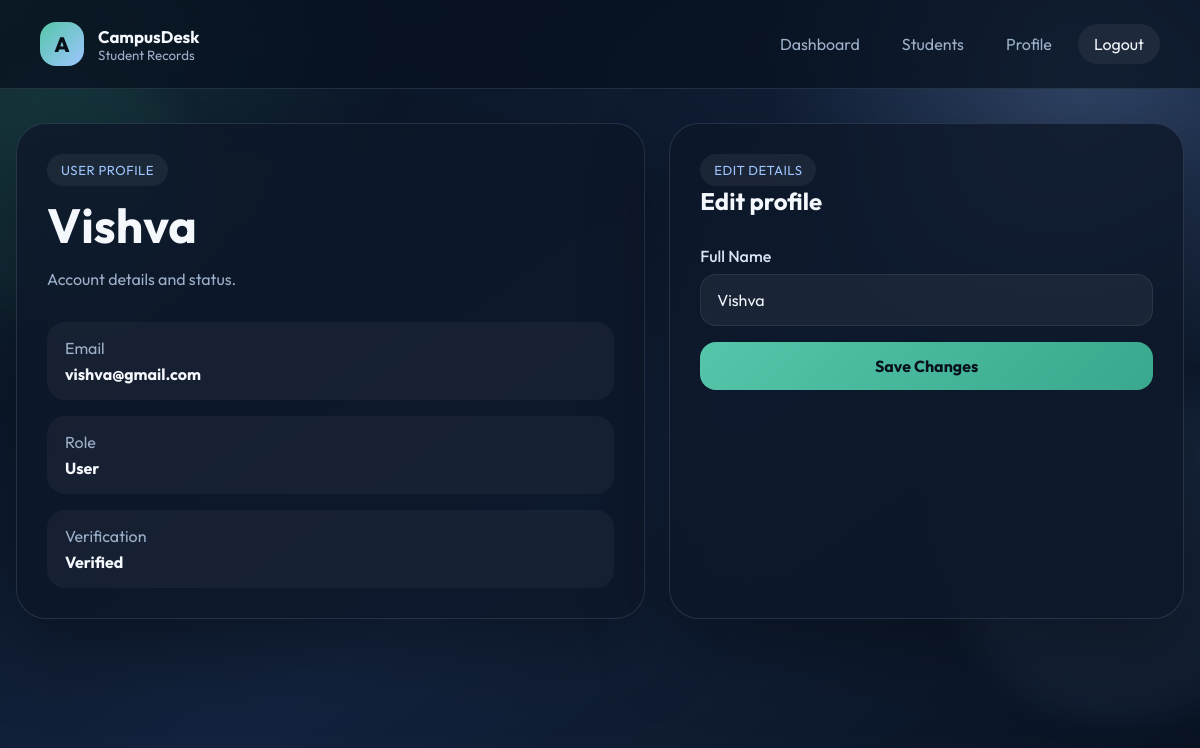
The app's page /profile (signed in) with its own data.
### tables this page shows
CREATE TABLE users (
        id INTEGER PRIMARY KEY AUTOINCREMENT,
        name TEXT,
        email TEXT UNIQUE,
        password TEXT,
        role TEXT DEFAULT 'user',
        is_verified BOOLEAN DEFAULT FALSE
    , created_at TEXT);

### app.py (the view, shortened to what this page needs)
@app.route("/profile", methods=["GET", "POST"])
@login_required
def profile():
    db = get_db()
    user = db.execute("SELECT * FROM users WHERE id = ?", (session["user_id"],)).fetchone()
    user = db.execute("SELECT * FROM users WHERE id = ?", (session["user_id"],)).fetchone()
    return render_template("profile.html", user=user)

### app.py (called while the page is built)
def get_db():
    if "db" not in g:
        g.db = sqlite3.connect(app.config["DATABASE"])
        g.db.row_factory = sqlite3.Row
    return g.db

def login_required(view):
    @wraps(view)
    def wrapped_view(*args, **kwargs):
        if "user_id" not in session:
            flash("Please log in to continue.", "warning")
            return redirect(url_for("login"))
        return view(*args, **kwargs)
    return wrapped_view

@app.before_request
def load_logged_in_user():
    g.current_user = None
    user_id = session.get("user_id")
    if user_id:
        g.current_user = get_db().execute(
            "SELECT * FROM users WHERE id = ?", (user_id,)
        ).fetchone()
        if g.current_user is None:
            session.clear()

@app.context_processor
def inject_now():
    return {"now": datetime.now()}

### templates/profile.html (shortened to what this page needs)
{% extends "base.html" %}
{% block content %}
<section class="profile-layout">
  <article class="panel profile-card">
    <span class="eyebrow">User Profile</span>
    <h1>{{ user.name }}</h1>
    <p>Account details and status.</p>
    <div class="profile-meta">
      <div>
        <span>Email</span>
        <strong>{{ user.email }}</strong>
      </div>
      <div>
        <span>Role</span>
        <strong>{{ user.role|capitalize }}</strong>
      </div>
      <div>
        <span>Verification</span>
        <strong>{% if user.is_verified %}Verified{% else %}Pending{% endif %}</strong>
      </div>
    </div>
  </article>
  <article class="panel profile-form-card">
    <div class="panel-header">
      <div>
        <span class="eyebrow">Edit Details</span>
        <h2>Edit profile</h2>
      </div>
    </div>
    <form method="POST" class="auth-form">
      <label>Full Name</label>
      <input type="text" name="name" value="{{ user.name }}" required />
      <button type="submit" class="btn-primary">Save Changes</button>
    </form>
  </article>
</section>
{% endblock %}

### static/style.css (style rules this page uses)
:root { --bg: #09111f; --bg-soft: #111c30; --surface: rgba(13, 23, 41, 0.8); --surface-strong: #0f1b31; --surface-light: #172743; --text: #f4f7fb; --muted: #9db0ca; --line: rgba(190, 210, 237, 0.14); --primary: #55c6a9; --primary-dark: #39a88c; --secondary: #9ec5ff; --warning: #f5b85a; --danger: #ef6d72; --success: #58c894; --shadow: 0 30px 80px rgba(0, 0, 0, 0.35); }
* { box-sizing: border-box; }
body { margin: 0; min-height: 100vh; font-family: "Outfit", sans-serif; color: var(--text); background: radial-gradient(circle at top left, rgba(85, 198, 169, 0.18), transparent 28%), radial-gradient(circle at 90% 10%, rgba(158, 197, 255, 0.2), transparent 24%), linear-gradient(145deg, #07101d, #13233e 55%, #08111f); }
button, input, select { font: inherit; }
.content-wrap, .auth-layout, .dashboard-layout, .profile-layout { position: relative; z-index: 1; }
.hero-panel, .auth-card, .panel { background: var(--surface); border: 1px solid var(--line); border-radius: 30px; box-shadow: var(--shadow); backdrop-filter: blur(18px); }
.hero-panel h1, .dashboard-layout h1, .profile-card h1 { margin: 14px 0; font-size: clamp(2.2rem, 4vw, 4rem); line-height: 1.05; }
.hero-panel p, .card-head p, .panel p { color: var(--muted); line-height: 1.7; }
.eyebrow { display: inline-flex; padding: 8px 14px; border-radius: 999px; background: rgba(255, 255, 255, 0.06); color: var(--secondary); font-size: 0.82rem; letter-spacing: 0.04em; text-transform: uppercase; }
.feature-card h3, .action-card h3, .panel-header h2, .card-head h2 { margin: 0 0 8px; }
.auth-form, .search-form { display: grid; gap: 16px; }
.auth-form label { color: #d9e4f5; font-weight: 500; margin-bottom: -8px; }
.auth-form input, .auth-form select, .search-form input { width: 100%; padding: 15px 16px; border-radius: 16px; border: 1px solid rgba(255, 255, 255, 0.08); background: rgba(255, 255, 255, 0.05); color: var(--text); outline: none; transition: 0.2s ease; }
.btn-primary, .btn-secondary, .btn-danger { display: inline-flex; align-items: center; justify-content: center; border: 0; border-radius: 16px; padding: 14px 18px; font-weight: 700; cursor: pointer; transition: transform 0.18s ease, opacity 0.18s ease, background 0.18s ease; }
.btn-primary { background: linear-gradient(135deg, var(--primary), var(--primary-dark)); color: #08111b; }
.dashboard-layout, .profile-layout { width: min(1180px, calc(100% - 32px)); margin: 0 auto; padding: 34px 0 48px; }
.hero-dashboard, .panel { padding: 28px; }
.dashboard-grid, .profile-layout { display: grid; grid-template-columns: 1.1fr 0.9fr; gap: 24px; }
.panel-header, .admin-header { display: flex; justify-content: space-between; align-items: flex-start; gap: 18px; margin-bottom: 22px; }
.profile-card, .profile-form-card { padding: 30px; }
.profile-meta { display: grid; gap: 16px; margin-top: 28px; }
.profile-meta div { padding: 16px 18px; border-radius: 18px; background: rgba(255, 255, 255, 0.04); }
.profile-meta span { display: block; color: var(--muted); margin-bottom: 6px; }

### records on screen
users: name "Vishva", email "vishva@gmail.com", role "User"
